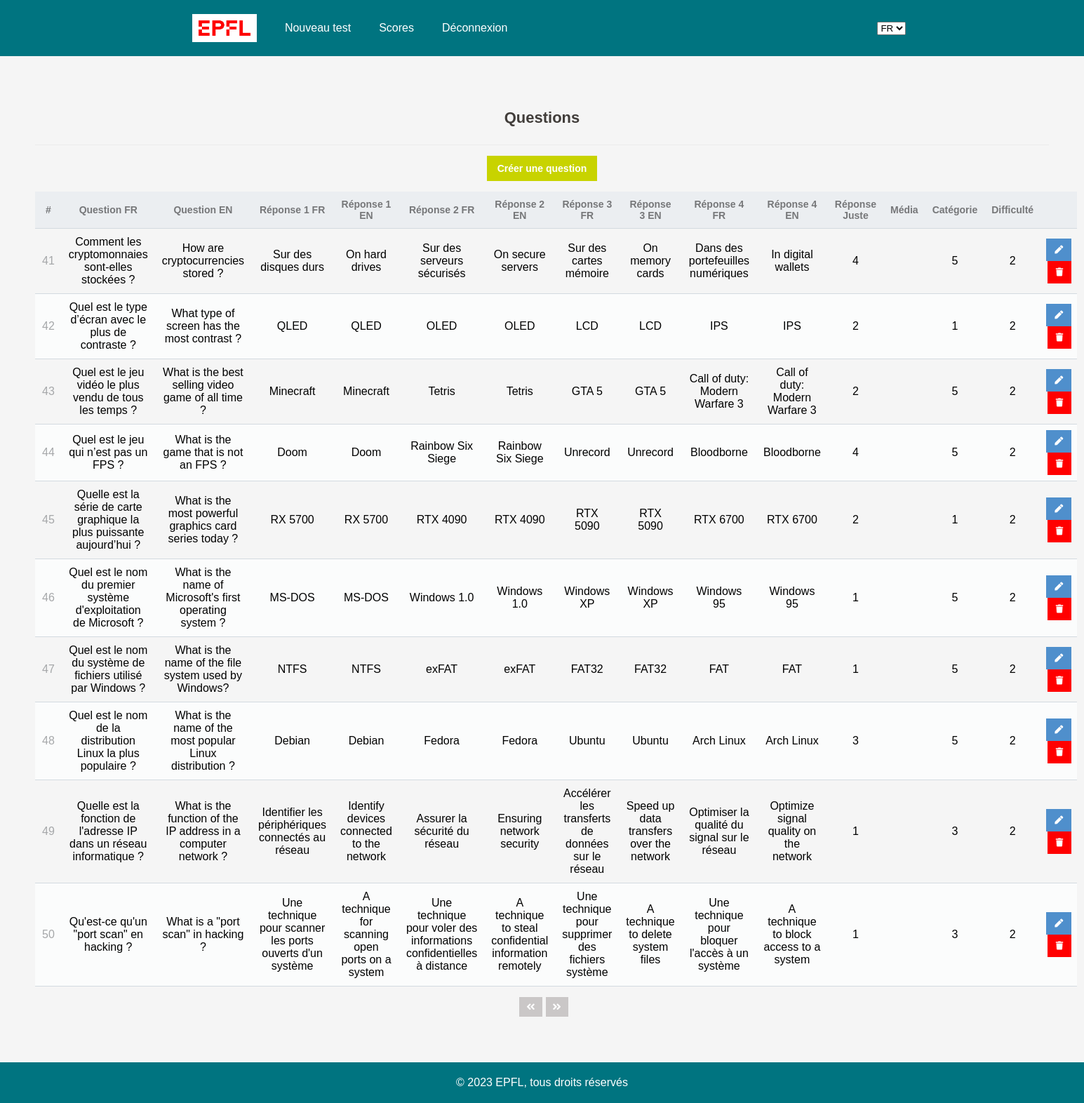
Screenshot of /php/read.php?page=5 with the database file from the repository.
### tables this page shows
CREATE TABLE `question` (
  `id_question` int NOT NULL,
  `question_fr` varchar(255) NOT NULL,
  `question_en` varchar(255) NOT NULL,
  `rep_1_fr` varchar(255) NOT NULL,
  `rep_1_en` varchar(255) NOT NULL,
  `rep_2_fr` varchar(255) NOT NULL,
  `rep_2_en` varchar(255) NOT NULL,
  `rep_3_fr` varchar(255) NOT NULL,
  `rep_3_en` varchar(255) NOT NULL,
  `rep_4_fr` varchar(255) NOT NULL,
  `rep_4_en` varchar(255) NOT NULL,
  `rep_true` int NOT NULL,
  `media` varchar(512) DEFAULT NULL,
  `fk_category` int NOT NULL,
  `fk_difficulty` int NOT NULL
);

### www/php/read.php (the view)
<?php
include 'functions_admin.php';
$page = isset($_GET['page']) && is_numeric($_GET['page']) ? (int)$_GET['page'] : 1;
$records_per_page = 10;
$stmt = $pdo->prepare('SELECT * FROM question ORDER BY id_question LIMIT :current_page, :record_per_page');
$stmt->bindValue(':current_page', ($page-1)*$records_per_page, PDO::PARAM_INT);
$stmt->bindValue(':record_per_page', $records_per_page, PDO::PARAM_INT);
$stmt->execute();
$questions = $stmt->fetchAll(PDO::FETCH_ASSOC);
$num_question = $pdo->query('SELECT COUNT(*) FROM question')->fetchColumn();
?>
<?=template_header('Affichage - Questions')?>
<div class="content read">
	<h2>Questions</h2>
	<a href="create.php" class="create-question">Créer une question</a>
	<table>
        <thead>
            <tr>
                <td>#</td>
                <td>Question FR</td>
                <td>Question EN</td>
                <td>Réponse 1 FR</td>
                <td>Réponse 1 EN</td>
                <td>Réponse 2 FR</td>
                <td>Réponse 2 EN</td>
                <td>Réponse 3 FR</td>
                <td>Réponse 3 EN</td>
                <td>Réponse 4 FR</td>
                <td>Réponse 4 EN</td>
                <td>Réponse Juste</td>
                <td>Média</td>
                <td>Catégorie</td>
                <td>Difficulté</td>
                <td></td>
            </tr>
        </thead>
        <tbody>
            <?php foreach ($questions as $question): ?>
            <tr>
                <td><?=$question['id_question']?></td>
                <td><?=$question['question_fr']?></td>
                <td><?=$question['question_en']?></td>
                <td><?=$question['rep_1_fr']?></td>
                <td><?=$question['rep_1_en']?></td>
                <td><?=$question['rep_2_fr']?></td>
                <td><?=$question['rep_2_en']?></td>
                <td><?=$question['rep_3_fr']?></td>
                <td><?=$question['rep_3_en']?></td>
                <td><?=$question['rep_4_fr']?></td>
                <td><?=$question['rep_4_en']?></td>
                <td><?=$question['rep_true']?></td>
                <td><?=$question['media']?></td>
                <td><?=$question['fk_category']?></td>
                <td><?=$question['fk_difficulty']?></td>
                <td class="actions">
                    <a href="update.php?id_question=<?=$question['id_question']?>" class="edit"><i class="fas fa-pen fa-xs"></i></a>
                    <a href="delete.php?id_question=<?=$question['id_question']?>" class="trash"><i class="fas fa-trash fa-xs"></i></a>
                </td>
            </tr>
            <?php endforeach; ?>
        </tbody>
    </table>
	<div class="pagination">
		<?php if ($page > 1): ?>
		<a href="read.php?page=<?=$page-1?>"><i class="fas fa-angle-double-left fa-sm"></i></a>
		<?php endif; ?>
		<?php if ($page*$records_per_page < $num_question): ?>
		<a href="read.php?page=<?=$page+1?>"><i class="fas fa-angle-double-right fa-sm"></i></a>
		<?php endif; ?>
	</div>
</div>
<?=template_footer()?>

### www/css/style.css (style rules this page uses)
body { margin: 0; padding: 0; font-family: Arial, sans-serif; background-color: #f5f5f5; }
.content { padding: 50px; margin: 0 auto; text-align: center; }
.content h2 { margin: 0; padding: 25px 0; font-size: 22px; border-bottom: 1px solid #ebebeb; color: #413D3A; }
.read .create-question { display: inline-block; text-decoration: none; background-color: #C8D300; font-weight: bold; font-size: 14px; color: #FFFFFF; padding: 10px 15px; margin: 15px 0; }
.read .pagination { display: flex; justify-content: center; }
.read .pagination a { display: inline-block; text-decoration: none; background-color: #CAC7C7; font-weight: bold; color: #FFFFFF; padding: 5px 10px; margin: 15px 0 15px 5px; }
.read table { width: 100%; padding-top: 30px; border-collapse: collapse; }
.read table thead { background-color: #ebeef1; border-bottom: 1px solid #d3dae0; }
.read table thead td { padding: 10px; font-weight: bold; color: #767779; font-size: 14px; }
.read table tbody tr { border-bottom: 1px solid #d3dae0; }
.read table tbody tr:nth-child(even) { background-color: #fbfcfc; }
.read table tbody tr td { padding: 10px; }
.read table tbody tr td:nth-child(1) { color: #a5a7a9; }
.read table tbody tr td.actions { padding: 8px; text-align: right; }
.read table tbody tr td.actions .edit, .read table tbody tr td.actions .trash { display: inline-flex; text-align: right; text-decoration: none; color: #FFFFFF; padding: 10px 12px; }
.read table tbody tr td.actions .trash { background-color: #ff0000; }
.read table tbody tr td.actions .edit { background-color: #4F8FCC; }

### rows the page displays
question: id_question "41", question_fr "Comment les cryptomonnaies sont-elles stockées ?", question_en "How are cryptocurrencies stored ?", rep_1_fr "Sur des disques durs", rep_1_en "On hard drives", rep_2_fr "Sur des serveurs sécurisés", rep_2_en "On secure servers", rep_3_fr "Sur des cartes mémoire", rep_3_en "On memory cards", rep_4_fr "Dans des portefeuilles numériques", rep_4_en "In digital wallets", rep_true "4", fk_category "5", fk_difficulty "2"
question: id_question "42", question_fr "Quel est le type d’écran avec le plus de contraste ?", question_en "What type of screen has the most contrast ?", rep_1_fr "QLED", rep_1_en "QLED", rep_2_fr "OLED", rep_2_en "OLED", rep_3_fr "LCD", rep_3_en "LCD", rep_4_fr "IPS", rep_4_en "IPS", rep_true "2", fk_category "1", fk_difficulty "2"
question: id_question "43", question_fr "Quel est le jeu vidéo le plus vendu de tous les temps ?", question_en "What is the best selling video game of all time ?", rep_1_fr "Minecraft", rep_1_en "Minecraft", rep_2_fr "Tetris", rep_2_en "Tetris", rep_3_fr "GTA 5", rep_3_en "GTA 5", rep_4_fr "Call of duty: Modern Warfare 3", rep_4_en "Call of duty: Modern Warfare 3", rep_true "2", fk_category "5", fk_difficulty "2"
question: id_question "44", question_fr "Quel est le jeu qui n’est pas un FPS ?", question_en "What is the game that is not an FPS ?", rep_1_fr "Doom", rep_1_en "Doom", rep_2_fr "Rainbow Six Siege", rep_2_en "Rainbow Six Siege", rep_3_fr "Unrecord", rep_3_en "Unrecord", rep_4_fr "Bloodborne", rep_4_en "Bloodborne", rep_true "4", fk_category "5", fk_difficulty "2"
question: id_question "45", question_fr "Quelle est la série de carte graphique la plus puissante aujourd’hui ?", question_en "What is the most powerful graphics card series today ?", rep_1_fr "RX 5700", rep_1_en "RX 5700", rep_2_fr "RTX 4090", rep_2_en "RTX 4090", rep_3_fr "RTX 5090", rep_3_en "RTX 5090", rep_4_fr "RTX 6700", rep_4_en "RTX 6700", rep_true "2", fk_category "1", fk_difficulty "2"
question: id_question "46", question_fr "Quel est le nom du premier système d'exploitation de Microsoft ?", question_en "What is the name of Microsoft's first operating system ?", rep_1_fr "MS-DOS", rep_1_en "MS-DOS", rep_2_fr "Windows 1.0", rep_2_en "Windows 1.0", rep_3_fr "Windows XP", rep_3_en "Windows XP", rep_4_fr "Windows 95", rep_4_en "Windows 95", rep_true "1", fk_category "5", fk_difficulty "2"
question: id_question "47", question_fr "Quel est le nom du système de fichiers utilisé par Windows ?", question_en "What is the name of the file system used by Windows?", rep_1_fr "NTFS", rep_1_en "NTFS", rep_2_fr "exFAT", rep_2_en "exFAT", rep_3_fr "FAT32", rep_3_en "FAT32", rep_4_fr "FAT", rep_4_en "FAT", rep_true "1", fk_category "5", fk_difficulty "2"
question: id_question "48", question_fr "Quel est le nom de la distribution Linux la plus populaire ?", question_en "What is the name of the most popular Linux distribution ?", rep_1_fr "Debian", rep_1_en "Debian", rep_2_fr "Fedora", rep_2_en "Fedora", rep_3_fr "Ubuntu", rep_3_en "Ubuntu", rep_4_fr "Arch Linux", rep_4_en "Arch Linux", rep_true "3", fk_category "5", fk_difficulty "2"
question: id_question "49", question_fr "Quelle est la fonction de l'adresse IP dans un réseau informatique ?", question_en "What is the function of the IP address in a computer network ?", rep_1_fr "Identifier les périphériques connectés au réseau", rep_1_en "Identify devices connected to the network", rep_2_fr "Assurer la sécurité du réseau", rep_2_en "Ensuring network security", rep_3_fr "Accélérer les transferts de données sur le réseau", rep_3_en "Speed up data transfers over the network", rep_4_fr "Optimiser la qualité du signal sur le réseau", rep_4_en "Optimize signal quality on the network", rep_true "1", fk_category "3", fk_difficulty "2"
question: id_question "50", question_fr "Qu'est-ce qu'un \"port scan\" en hacking ?", question_en "What is a \"port scan\" in hacking ?", rep_1_fr "Une technique pour scanner les ports ouverts d'un système", rep_1_en "A technique for scanning open ports on a system", rep_2_fr "Une technique pour voler des informations confidentielles à distance", rep_2_en "A technique to steal confidential information remotely", rep_3_fr "Une technique pour supprimer des fichiers système", rep_3_en "A technique to delete system files", rep_4_fr "Une technique pour bloquer l'accès à un système", rep_4_en "A technique to block access to a system", rep_true "1", fk_category "3", fk_difficulty "2"
